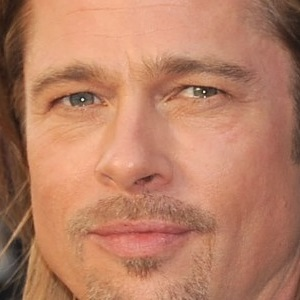
%> input picture Test Images/1.jpg, 300 x 300 px
$ octave Face_Recognition.m   (GNU Octave 9; MATLAB toolbox functions it lacks are replaced by stand-ins)
%> lines starting %> are read from the running program, lines starting %| are printed output that depends on the picture
%> the answer given: Test Images
%> the answer given: Test Images
%> the answer given: 'Test Images/1.jpg'
### Function_Face_Recog.m
function [Recognized_Img] = Function_Face_Recog(Datapath,Testimg)
%> called with Datapath = 'Test Images', Testimg = 'Test Images\'Test Images/1.jpg'.jpg'

% Initially, different images of the selected training set will be aligned (X1, X2, X3, X4, ..., XN)

% For this, all the images of the training set will be taken in 2D format and
% transformed into 1D columns in order to facilitate a displacement in the
% form of rows of all these columns 1D and achieve a 2D Matrix called 'X'.

% Datapath --> Path of the data images used for training.
% X --> A 2D matrix containing all 1D image vectors.
% All P images in the training database have the same size of MxN. So the
% length of 1D column vectors is MxN and 'X' will be a (MxN)xP 2D matrix.
% For our project, images of 300 x 300 pixels will be used.

% The total number of images stored in the route of our training set is determined.
% Folder is the folder of Px1 where 4 fields are found: name, byte, date
% and isdir of all files present in the directory Datapath.

Folder = dir(Datapath)
Image_Count = 0;
for i = 1 : size(Folder, 1)
    if not(strcmp(Folder(i).name, '.') | strcmp(Folder(i).name, '..') | strcmp(Folder(i).name, 'Thumbs.db'))
        Image_Count = Image_Count + 1; % Number of all images in the training database.
    end
end

% In this step, the 2D matrix that will contain the images of the training set will be created. 'X'
X = [];
for i = 1 : Image_Count
    File = strcat(Datapath,'\',int2str(i),'.jpg');
    Photo = imread(File);
%> Photo is the input picture: size 300x300x3 uint8; mean R, G, B 183.8, 126.8, 100.3
    Photo = rgb2gray(Photo); % We convert the image from RGB format to grayscale to process it more easily.
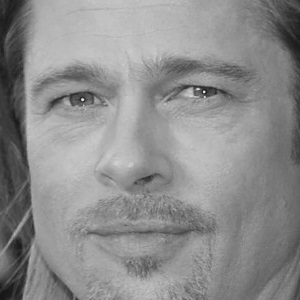
%> Photo: size 300x300 uint8; min 20, max 240, mean 140.9
    [Width, Height] = size(Photo); % We store the dimensions of the training image (width and height).
%> Width = 300; Height = 300
    Temporary = reshape(Photo', Width * Height, 1);  % Reshaping 2D images into 1D image vectors.
    % Here Photo' (transpose) is used because reshape(A,M,N) Function reads the matrix A columnwise.
    % Where as an image matrix is constructed with first N pixels as first row, and so on.
    X = [X Temporary];  % X, is the image matrix with ColumnsGetting added for each image.
end
%> pass 2 of the loop in Function_Face_Recog, `for i = 1 : Image_Count`:
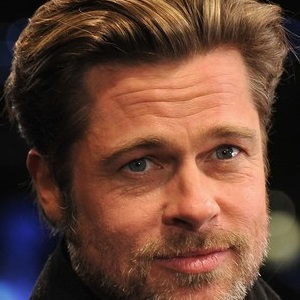
%> input picture Test Images/2.jpg, 300 x 300 px
%> in Function_Face_Recog, Photo is the input picture: size 300x300x3 uint8; mean R, G, B 103.3, 68.5, 54.1
%> in Function_Face_Recog, `Photo = rgb2gray(Photo);`:
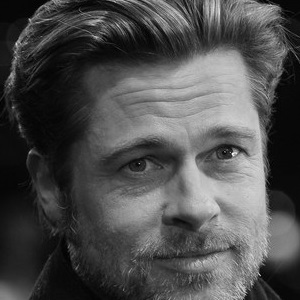
%> Photo: size 300x300 uint8; min 0, max 252, mean 77.3

% Now we calculate Average, A and EigenFaces. The descriptions are below :
% Average --> (MxN)x 1.  Mean of the training images.
% A --> (MxN)x P.  Matrix of image vectors after each vector getting subtracted from the mean vector Average.
% EigenFaces --> (MxN)x P'. P' Eigenvectors of covariance matrix (C) of
% training database X,
% where P' is the number of eigenvalues of C that best represent the feature set.

% Calculating 'Average' as the mean image vector of 'X' %

Average = mean(X,2); % Computing the Average. Face Image Average = (1/P) * Sum(Xj's) (j = 1 : P)
Image_Count2 = size(X,2);
%> Image_Count2 = 2

% Calculating A matrix, after subtraction of all image vectors from the mean image vector %
A = [];
for i = 1 : Image_Count2
    % The image matrix is rewritten, considering the subtraction of each component with the average vector.
    Temporary = double(X(:, i)) - Average;
    A = [A Temporary];
end

                       %%%%%%%%%%%%%% CALCULATION OF EIGENFACES %%%%%%%%%%%%%%%%%%
%%%  We know that for a MxN matrix, the maximum number of non-zero eigenvalues that its covariance matrix can have
%%%  is min[M-1,N-1]. As the number of dimensions (pixels) of each image vector is very high compared to number of
%%%  test images here, so number of non-zero eigenvalues of C will be maximum P-1 (P being the number of test images)
%%%  if we calculate eigenvalues & eigenvectors of C = A*A' , then it will be very time consuming as well as memory.
%%%  so we calculate eigenvalues & eigenvectors of L = A'*A , whose eigenvectors will be linearly related to eigenvectors of C.
%%%  these eigenvectors being calculated from non-zero eigenvalues of C, will represent the best feature sets.

L = A' * A;
%> L = [185700611.8 -185700611.8; -185700611.8 185700611.8]
[V, D] = eig(L); % V : Eigenvector Matrix. D : Eigenvalue Matrix. (Squares)
%> V = [-0.707 -0.707; -0.707 0.707]; D = [0 0; 0 371401223.5]

%%%% Again we use Kaiser's rule here to find how many principal components (Eigenvectors) to be taken
%%%% If corresponding eigenvalue is greater than 1, then the eigenvector will be chosen for creating eigenface

L_Eigen_Vectors = [];
for i = 1 : size(V,2)
    if( D(i,i) > 1 )
        L_Eigen_Vectors = [L_Eigen_Vectors V(:, i)];
    end
end
%> this loop made 2 passes
%> L_Eigen_Vectors on pass 2: [-0.707; 0.707]

%%% Finally the EigenFaces %%%
EigenFaces = A * L_Eigen_Vectors;

% In this part of recognition, we compare two faces by projecting the images into facespace and
% measuring the euclidean distance between them.
% Recognized_Image --> The recognized image name.
% Testimg --> The path of test image.
% Average --> Mean image vector X.
% A --> Mean subtracted image vector matrix.
% EigenFaces --> Eigenfaces that are calculated from eigenface function.

% Finding the projection of each image vector on the Facespace (where the
% eigenfaces are the coordinates or dimensions).

Project_Image = [ ];  % Projected image vector matrix.
for i = 1 : size(EigenFaces,2)
    Temporary = EigenFaces' * A(:,i);
    Project_Image = [Project_Image Temporary];
end
%> this loop made 1 pass
%> (Temporary, Project_Image) on pass 1: (-262620323.7, -262620323.7)

% Extracting PCA features of the test image %

%> the run ends on the next line
Test_ImageF = imread(Testimg);
Test_ImageF = Test_ImageF(:,:,1);
[Rows, Cols] = size(Test_ImageF);
Temporary = reshape(Test_ImageF', Rows * Cols, 1); % Creating (MxN) x 1 image vector from the 2D image.
Temporary = double(Temporary) - Average; % Mean subtracted vector.
Project_TestImg = EigenFaces' * Temporary; % Projection of test image into the facespace.

% Calculating and comparing the euclidian distance of all projected trained images from the projected test image %

Euclide_Distance = [ ];
for i=1 : size(EigenFaces,2)
    temp = (norm(Project_TestImg - Project_Image(:,i)))^2;
    Euclide_Distance = [Euclide_Distance temp];
end
[Euclide_Distance_Min, Recognized_Index] = min(Euclide_Distance);
Recognized_Img = strcat(int2str(Recognized_Index),'.jpg');

[a, b] = size(X);
[c, d] = size(Average);
[e, f] = size(A);
[g, h] = size(A');
[i, j] = size(L);
[k, l] = size(V);
[m, n] = size(D);
[o, p] = size(L_Eigen_Vectors);
[q, r] = size(EigenFaces);
[s, t] = size(Project_Image);
[u, v] = size(Project_TestImg);
[w, x] = size(Temporary);
[y, z] = size(Euclide_Distance);

disp("El tama駉 de la matriz X es:"); disp(a*b);
disp("El tama駉 de la matriz Average es:"); disp(c*d);
disp("El tama駉 de la matriz A es:"); disp(e*f);
disp("El tama駉 de la matriz A' es:"); disp(g*h);
disp("El tama駉 de la matriz L es:"); disp(i*j);
disp("El tama駉 de la matriz V es:"); disp(k*l);
disp("El tama駉 de la matriz D es:"); disp(m*n);
disp("El tama駉 de la matriz L_Eigen_Vectors es:"); disp(o*p);
disp("El tama駉 de la matriz EigenFaces es:"); disp(q*r);
disp("El tama駉 de la matriz Project_Image es:"); disp(s*t);
disp("El tama駉 de la matriz Project_TestImg es:"); disp(u*v);
disp("El tama駉 de la matriz Temporary es:"); disp(w*x);
disp("El tama駉 de la matriz Euclide_Distance es:"); disp(y*z);

### Face_Recognition.m
%%% Face Recognition by PCA (Principal Component Analysis)
clear all % Clear all the function.
close all % Close all the function.
clc

% In the following lines, the user must enter the access routes to the stored dataset.
Train_Path = uigetdir('C:\Documents and Settings\PedroMendoza\My Documents\MATLAB','Select Path Of Training Images');
Test_Path = uigetdir('C:\Documents and Settings\PedroMendoza\My Documents\MATLAB','Select Path Of Test Images');

% In the next block, the user will be asked to enter the test image with
% which he desires to validate the correct operation of the training set.
Input = {'Enter Test Image Name (A number between 1 - 9):'};
Title_Input = 'Input Of PCA-Based Face Recognition System';
Number_Lines = 1; % Define the number of cells to enter the necessary response.
Space = {''}; % Space of the rectangle for answer

%The inputdlg function receives as arguments the question, the title, the lines and the start spacing.
Test_Image = inputdlg(Input,Title_Input,Number_Lines,Space);
disp("Selected Image: "); disp(Test_Image);

% Concatenate several strings in order to write the path of the test image.
Test_Image = strcat(Test_Path, '\', char(Test_Image), '.jpg');

%%%%  The following block of comments highlights the call to the main %%%
%%%%   function and the implementation of some innate Matlab methods %%%
%%%%   in order to visualize the results obtained from the training. %%%

% Call of the main function that receives as parameters the path of the training set and the selected test image.
Recognition_Image = Function_Face_Recog(Train_Path,Test_Image);
